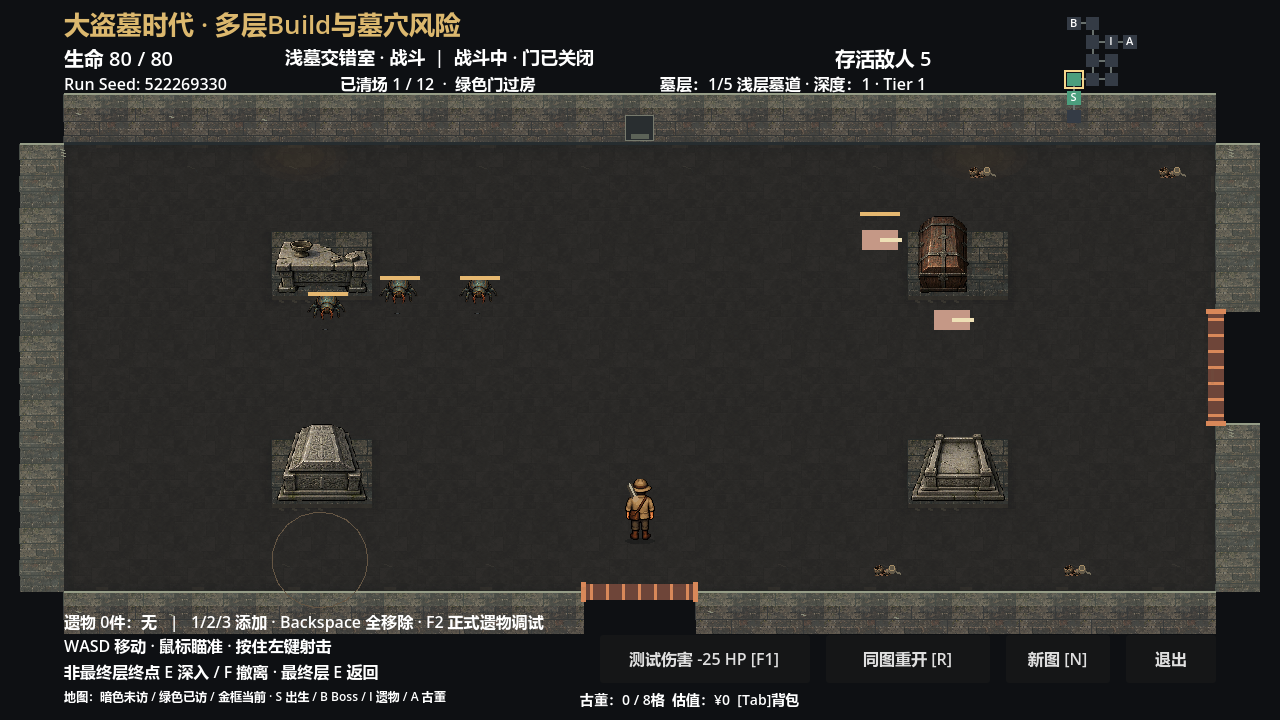
#> input picture docs/screenshots/phase_12a3/baseline_basic.png, 1280 x 720 px; its folder holds 7 pictures in this run; the run also reads 1 picture not shown here
$ python build_phase12a3_evidence.py
#> lines starting #> are read from the running program, lines starting #| are printed output that depends on the picture
"""Assemble real Godot captures; never paint replacements for engine evidence."""
from pathlib import Path
from PIL import Image, ImageChops

ROOT = Path(__file__).resolve().parents[1] / 'docs/screenshots/phase_12a3'

def gif(name, files, duration):
#> called with name = 'before_after.gif', duration = 2500
    frames = [Image.open(ROOT / f).convert('RGB') for f in files]
#> frames = 2 items
    assert all(frame.size == (1280, 720) for frame in frames)
    # Shared palette minimizes palette flicker. Original PNGs remain unchanged.
    sample = Image.new('RGB', (1280, 720 * min(8, len(frames))))
#> sample: PIL image 1280x1440 RGB; every value is 0
    selected = frames if len(frames) <= 8 else frames[::max(1, len(frames) // 8)][:8]
#> selected = 2 items
    for i, frame in enumerate(selected):
        sample.paste(frame, (0, i * 720))
#> this loop made 2 passes
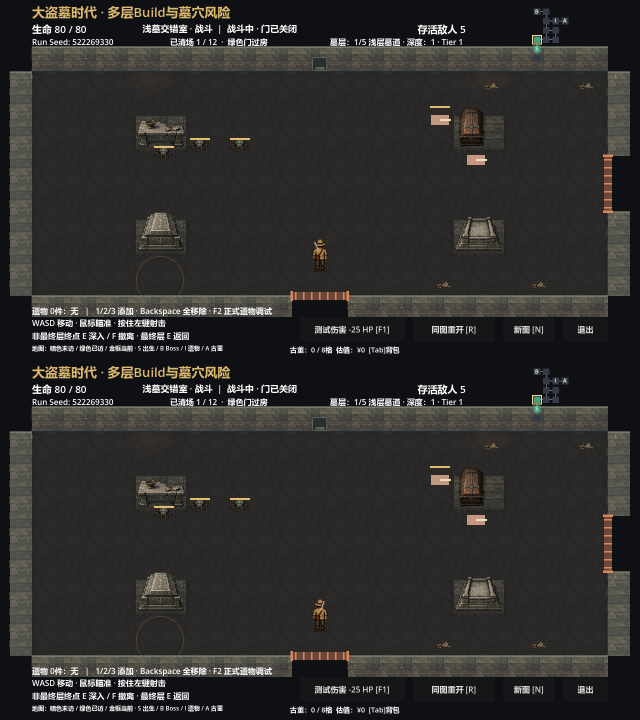
#> sample: PIL image 1280x1440 RGB (shown at 1/2 size); mean R, G, B 47.7, 46.8, 44.4
    palette = sample.quantize(colors=256, method=Image.Quantize.MEDIANCUT)
    indexed = [f.quantize(palette=palette, dither=Image.Dither.NONE) for f in frames]
#> indexed = 2 items
    target = ROOT / name
    indexed[0].save(target, save_all=True, append_images=indexed[1:],
                    duration=duration, loop=0, optimize=True, disposal=1)
    with Image.open(target) as result:
        assert result.n_frames == len(frames)
        for i, expected in enumerate(indexed):
            result.seek(i)
            assert ImageChops.difference(result.convert('RGB'), expected.convert('RGB')).getbbox() is None
    print(name, len(frames), target.stat().st_size)
#| before_after.gif 2 299812

if __name__ == '__main__':
    gif('before_after.gif', ['baseline_basic.png', 'combat_basic.png'], 2500)
    gif('basic_enhanced.gif', ['combat_basic.png', 'combat_enhanced.png'], 2500)
#> (the run stopped early here; a loop or call above may not have finished)
